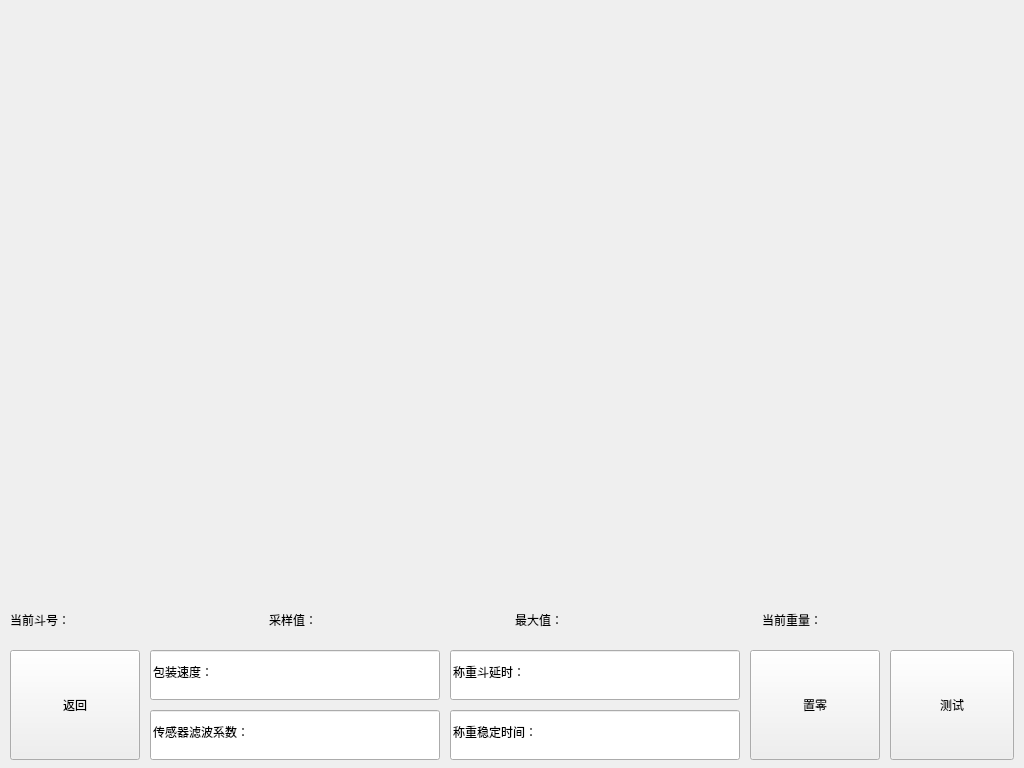
<?xml version="1.0" encoding="UTF-8"?>
<ui version="4.0">
 <class>FormSamping</class>
 <widget class="QWidget" name="FormSamping">
  <property name="geometry">
   <rect>
    <x>0</x>
    <y>0</y>
    <width>1024</width>
    <height>768</height>
   </rect>
  </property>
  <property name="windowTitle">
   <string>FormSamping</string>
  </property>
  <widget class="QImageLineEdit" name="val_1">
   <property name="geometry">
    <rect>
     <x>150</x>
     <y>650</y>
     <width>290</width>
     <height>50</height>
    </rect>
   </property>
   <property name="minimumSize">
    <size>
     <width>200</width>
     <height>40</height>
    </size>
   </property>
   <property name="whatsThis">
    <string>包装速度：?</string>
   </property>
   <property name="text">
    <string>包装速度：</string>
   </property>
  </widget>
  <widget class="QPushButton" name="btn_back">
   <property name="geometry">
    <rect>
     <x>10</x>
     <y>650</y>
     <width>130</width>
     <height>110</height>
    </rect>
   </property>
   <property name="text">
    <string>返回</string>
   </property>
  </widget>
  <widget class="QImageLineEdit" name="val_2">
   <property name="geometry">
    <rect>
     <x>150</x>
     <y>710</y>
     <width>290</width>
     <height>50</height>
    </rect>
   </property>
   <property name="minimumSize">
    <size>
     <width>200</width>
     <height>40</height>
    </size>
   </property>
   <property name="whatsThis">
    <string>传感器滤波系数：?</string>
   </property>
   <property name="text">
    <string>传感器滤波系数：</string>
   </property>
  </widget>
  <widget class="QImageLineEdit" name="val_3">
   <property name="geometry">
    <rect>
     <x>450</x>
     <y>650</y>
     <width>290</width>
     <height>50</height>
    </rect>
   </property>
   <property name="minimumSize">
    <size>
     <width>200</width>
     <height>40</height>
    </size>
   </property>
   <property name="whatsThis">
    <string>称重斗延时：?</string>
   </property>
   <property name="text">
    <string>称重斗延时：</string>
   </property>
  </widget>
  <widget class="QImageLineEdit" name="val_4">
   <property name="geometry">
    <rect>
     <x>450</x>
     <y>710</y>
     <width>290</width>
     <height>50</height>
    </rect>
   </property>
   <property name="minimumSize">
    <size>
     <width>200</width>
     <height>40</height>
    </size>
   </property>
   <property name="whatsThis">
    <string>称重稳定时间：?</string>
   </property>
   <property name="text">
    <string>称重稳定时间：</string>
   </property>
  </widget>
  <widget class="QPushButton" name="btn_zero">
   <property name="geometry">
    <rect>
     <x>750</x>
     <y>650</y>
     <width>130</width>
     <height>110</height>
    </rect>
   </property>
   <property name="text">
    <string>置零</string>
   </property>
  </widget>
  <widget class="QPushButton" name="btn_test">
   <property name="geometry">
    <rect>
     <x>890</x>
     <y>650</y>
     <width>124</width>
     <height>110</height>
    </rect>
   </property>
   <property name="text">
    <string>测试</string>
   </property>
  </widget>
  <widget class="GraphSamping" name="graph" native="true">
   <property name="geometry">
    <rect>
     <x>10</x>
     <y>10</y>
     <width>1004</width>
     <height>580</height>
    </rect>
   </property>
  </widget>
  <widget class="QWidget" name="widget" native="true">
   <property name="geometry">
    <rect>
     <x>10</x>
     <y>600</y>
     <width>1004</width>
     <height>40</height>
    </rect>
   </property>
   <layout class="QHBoxLayout" name="horizontalLayout">
    <item>
     <widget class="QLabel" name="label">
      <property name="sizePolicy">
       <sizepolicy hsizetype="Fixed" vsizetype="Preferred">
        <horstretch>0</horstretch>
        <verstretch>0</verstretch>
       </sizepolicy>
      </property>
      <property name="text">
       <string>当前斗号：</string>
      </property>
     </widget>
    </item>
    <item>
     <widget class="QLabel" name="dounum">
      <property name="text">
       <string/>
      </property>
     </widget>
    </item>
    <item>
     <widget class="QLabel" name="label_2">
      <property name="sizePolicy">
       <sizepolicy hsizetype="Fixed" vsizetype="Preferred">
        <horstretch>0</horstretch>
        <verstretch>0</verstretch>
       </sizepolicy>
      </property>
      <property name="text">
       <string>采样值：</string>
      </property>
     </widget>
    </item>
    <item>
     <widget class="QLabel" name="samp">
      <property name="text">
       <string/>
      </property>
     </widget>
    </item>
    <item>
     <widget class="QLabel" name="label_3">
      <property name="sizePolicy">
       <sizepolicy hsizetype="Fixed" vsizetype="Preferred">
        <horstretch>0</horstretch>
        <verstretch>0</verstretch>
       </sizepolicy>
      </property>
      <property name="text">
       <string>最大值：</string>
      </property>
     </widget>
    </item>
    <item>
     <widget class="QLabel" name="max">
      <property name="text">
       <string/>
      </property>
     </widget>
    </item>
    <item>
     <widget class="QLabel" name="label_4">
      <property name="sizePolicy">
       <sizepolicy hsizetype="Fixed" vsizetype="Preferred">
        <horstretch>0</horstretch>
        <verstretch>0</verstretch>
       </sizepolicy>
      </property>
      <property name="text">
       <string>当前重量：</string>
      </property>
     </widget>
    </item>
    <item>
     <widget class="QLabel" name="weight">
      <property name="styleSheet">
       <string notr="true">QLabel:!enabled { color: red; }</string>
      </property>
      <property name="text">
       <string/>
      </property>
     </widget>
    </item>
   </layout>
  </widget>
 </widget>
 <customwidgets>
  <customwidget>
   <class>QImageLineEdit</class>
   <extends>QLineEdit</extends>
   <header>MWidget.h</header>
  </customwidget>
  <customwidget>
   <class>GraphSamping</class>
   <extends>QWidget</extends>
   <header>GraphSamping.h</header>
   <container>1</container>
  </customwidget>
 </customwidgets>
 <tabstops>
  <tabstop>btn_back</tabstop>
  <tabstop>val_1</tabstop>
  <tabstop>val_2</tabstop>
  <tabstop>val_3</tabstop>
  <tabstop>val_4</tabstop>
  <tabstop>btn_zero</tabstop>
  <tabstop>btn_test</tabstop>
 </tabstops>
 <resources/>
 <connections/>
</ui>
